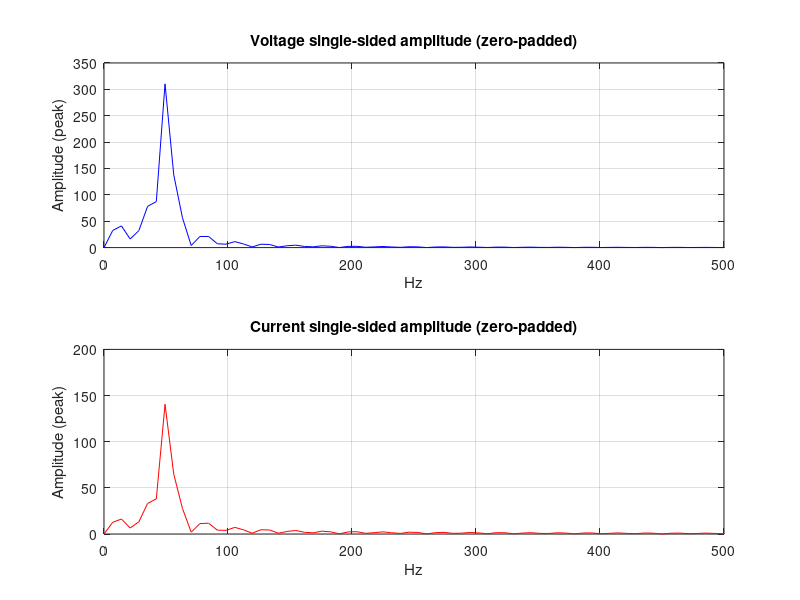

Reproduce this figure in MATLAB.
% ==========================================
% FFT-based Vrms/Irms/Power using zero padding
% Correct normalization using Parseval
% ==========================================
clear; clc; close all;

% Parameters
f_signal  = 50;          % Hz
fs        = 7200;        % Hz
N_signal  = 720;         % actual captured samples
N_fft     = 1024;        % FFT length (zero padded)
t         = (0:N_signal-1)/fs;

V_amp = 220 * sqrt(2);   % peak for 220 Vrms
I_amp = 100 * sqrt(2);   % peak for 100 Arms
phi   = deg2rad(30);     % current lags

% Generate signals (720 samples)
voltage = V_amp * sin(2*pi*f_signal*t);
current = I_amp * sin(2*pi*f_signal*t - phi);

% % (optional) add harmonics if you want:
% V3 = 0.2 * V_amp; V5 = 0.1 * V_amp;
% I3 = 0.15 * I_amp; I5 = 0.05 * I_amp;
% voltage = voltage + V3*sin(2*pi*(3*f_signal)*t) + V5*sin(2*pi*(5*f_signal)*t);
% current = current + I3*sin(2*pi*(3*f_signal)*t - phi) + I5*sin(2*pi*(5*f_signal)*t - phi);

% Zero-pad to N_fft
voltage_p = [voltage, zeros(1, N_fft - N_signal)];
current_p = [current, zeros(1, N_fft - N_signal)];

% Compute complex FFT (no /N normalization here)
Vc = fft(voltage_p, N_fft);
Ic = fft(current_p, N_fft);

% Frequency axis (up to Nyquist for plotting)
f = (0:(N_fft/2)) * (fs / N_fft);

% Single-sided magnitudes for plotting (optional)
V_mag_ss = 2*abs(Vc(1:N_fft/2+1))/N_signal;   % divide by N_signal to get amplitudes
I_mag_ss = 2*abs(Ic(1:N_fft/2+1))/N_signal;

% ----- CORRECT Vrms, Irms using Parseval -----
% Vrms^2 = (1/(N_signal*N_fft)) * sum_k |Vc(k)|^2
Vrms_fft = sqrt( sum(abs(Vc).^2) / (N_signal * N_fft) );
Irms_fft = sqrt( sum(abs(Ic).^2) / (N_signal * N_fft) );

% ----- CORRECT real power from FFT -----
% P = (1/(N_signal*N_fft)) * Re{ sum_k Vc(k) * conj(Ic(k)) }
P_fft = real( sum( Vc .* conj(Ic) ) ) / (N_signal * N_fft);

% Apparent and reactive
S_fft = Vrms_fft * Irms_fft;
Q_fft = sqrt(max(S_fft^2 - P_fft^2, 0));
PF_fft = P_fft / S_fft;

% Print results (compare to time-domain)
Vrms_time = sqrt(mean(voltage.^2));
Irms_time = sqrt(mean(current.^2));
P_time = mean(voltage .* current);
S_time = Vrms_time * Irms_time;
PF_time = P_time / S_time;

fprintf('Time-domain: Vrms=%.6f V, Irms=%.6f A, P=%.6f W, PF=%.6f\n', ...
    Vrms_time, Irms_time, P_time, PF_time);
fprintf('FFT-domain : Vrms=%.6f V, Irms=%.6f A, P=%.6f W, PF=%.6f\n', ...
    Vrms_fft, Irms_fft, P_fft, PF_fft);

% ----- Optional: THD from single-sided magnitudes (use proper scaling) -----
% compute single-sided amplitudes in peak units (already computed V_mag_ss)
% fundamental bin index (nearest)
[~, fund_bin] = min(abs(f - f_signal));
V1 = V_mag_ss(fund_bin);
I1 = I_mag_ss(fund_bin);
V_thd = sqrt(sum(V_mag_ss(fund_bin*2:end).^2)) / V1; % approximate
I_thd = sqrt(sum(I_mag_ss(fund_bin*2:end).^2)) / I1;

fprintf('Voltage THD (approx) = %.4f %%\n', V_thd*100);
fprintf('Current THD (approx) = %.4f %%\n', I_thd*100);

% ----- Plots -----
figure('Name','FFT mag (single-sided)');
subplot(2,1,1);
plot(f, V_mag_ss, 'b'); xlim([0 500]); grid on;
title('Voltage single-sided amplitude (zero-padded)');
xlabel('Hz'); ylabel('Amplitude (peak)');

subplot(2,1,2);
plot(f, I_mag_ss, 'r'); xlim([0 500]); grid on;
title('Current single-sided amplitude (zero-padded)');
xlabel('Hz'); ylabel('Amplitude (peak)');
